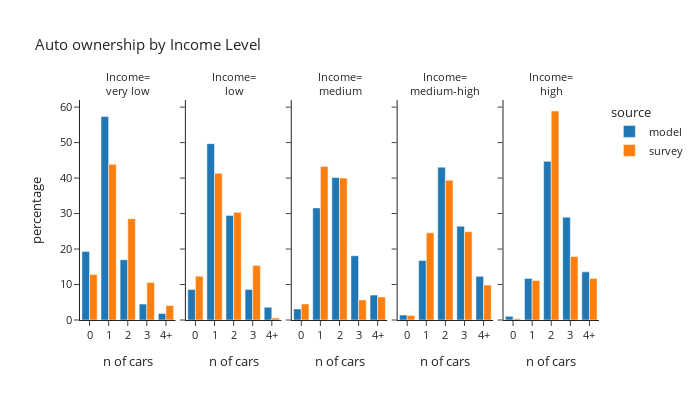

The notebook cell this image was saved under:
### Code cell
plot_auto(hh,'hhincome_group','Income Level', 'Income')

### Figure 1 — Plotly figure (JSON) as saved in the notebook; plotly's stock layout.template omitted (floating-point values rounded to 4 significant figures)
{"data": [{"alignmentgroup": "True", "hovertemplate": "source=model<br>hhincome_group=very low<br>auto_ownership_simple=%{x}<br>percentage=%{y}<extra></extra>", "legendgroup": "model", "marker": {"color": "#1F77B4", "pattern": {"shape": ""}}, "name": "model", "offsetgroup": "model", "orientation": "v", "showlegend": true, "textposition": "auto", "type": "bar", "x": ["0", "1", "2", "3", "4+"], "xaxis": "x", "y": [19.34, 57.37, 16.99, 4.486, 1.812], "yaxis": "y"}, {"alignmentgroup": "True", "hovertemplate": "source=model<br>hhincome_group=low<br>auto_ownership_simple=%{x}<br>percentage=%{y}<extra></extra>", "legendgroup": "model", "marker": {"color": "#1F77B4", "pattern": {"shape": ""}}, "name": "model", "offsetgroup": "model", "orientation": "v", "showlegend": false, "textposition": "auto", "type": "bar", "x": ["0", "1", "2", "3", "4+"], "xaxis": "x2", "y": [8.58, 49.71, 29.49, 8.622, 3.603], "yaxis": "y2"}, {"alignmentgroup": "True", "hovertemplate": "source=model<br>hhincome_group=medium<br>auto_ownership_simple=%{x}<br>percentage=%{y}<extra></extra>", "legendgroup": "model", "marker": {"color": "#1F77B4", "pattern": {"shape": ""}}, "name": "model", "offsetgroup": "model", "orientation": "v", "showlegend": false, "textposition": "auto", "type": "bar", "x": ["0", "1", "2", "3", "4+"], "xaxis": "x3", "y": [3.115, 31.6, 40.14, 18.11, 7.026], "yaxis": "y3"}, {"alignmentgroup": "True", "hovertemplate": "source=model<br>hhincome_group=medium-high<br>auto_ownership_simple=%{x}<br>percentage=%{y}<extra></extra>", "legendgroup": "model", "marker": {"color": "#1F77B4", "pattern": {"shape": ""}}, "name": "model", "offsetgroup": "model", "orientation": "v", "showlegend": false, "textposition": "auto", "type": "bar", "x": ["0", "1", "2", "3", "4+"], "xaxis": "x4", "y": [1.381, 16.77, 43.09, 26.46, 12.3], "yaxis": "y4"}, {"alignmentgroup": "True", "hovertemplate": "source=model<br>hhincome_group=high<br>auto_ownership_simple=%{x}<br>percentage=%{y}<extra></extra>", "legendgroup": "model", "marker": {"color": "#1F77B4", "pattern": {"shape": ""}}, "name": "model", "offsetgroup": "model", "orientation": "v", "showlegend": false, "textposition": "auto", "type": "bar", "x": ["0", "1", "2", "3", "4+"], "xaxis": "x5", "y": [1.025, 11.7, 44.72, 28.98, 13.57], "yaxis": "y5"}, {"alignmentgroup": "True", "hovertemplate": "source=survey<br>hhincome_group=very low<br>auto_ownership_simple=%{x}<br>percentage=%{y}<extra></extra>", "legendgroup": "survey", "marker": {"color": "#FF7F0E", "pattern": {"shape": ""}}, "name": "survey", "offsetgroup": "survey", "orientation": "v", "showlegend": true, "textposition": "auto", "type": "bar", "x": ["0", "1", "2", "3", "4+"], "xaxis": "x", "y": [12.83, 43.89, 28.57, 10.59, 4.113], "yaxis": "y"}, {"alignmentgroup": "True", "hovertemplate": "source=survey<br>hhincome_group=low<br>auto_ownership_simple=%{x}<br>percentage=%{y}<extra></extra>", "legendgroup": "survey", "marker": {"color": "#FF7F0E", "pattern": {"shape": ""}}, "name": "survey", "offsetgroup": "survey", "orientation": "v", "showlegend": false, "textposition": "auto", "type": "bar", "x": ["0", "1", "2", "3", "4+"], "xaxis": "x2", "y": [12.37, 41.35, 30.35, 15.38, 0.5522], "yaxis": "y2"}, {"alignmentgroup": "True", "hovertemplate": "source=survey<br>hhincome_group=medium<br>auto_ownership_simple=%{x}<br>percentage=%{y}<extra></extra>", "legendgroup": "survey", "marker": {"color": "#FF7F0E", "pattern": {"shape": ""}}, "name": "survey", "offsetgroup": "survey", "orientation": "v", "showlegend": false, "textposition": "auto", "type": "bar", "x": ["0", "1", "2", "3", "4+"], "xaxis": "x3", "y": [4.527, 43.28, 40.01, 5.672, 6.508], "yaxis": "y3"}, {"alignmentgroup": "True", "hovertemplate": "source=survey<br>hhincome_group=medium-high<br>auto_ownership_simple=%{x}<br>percentage=%{y}<extra></extra>", "legendgroup": "survey", "marker": {"color": "#FF7F0E", "pattern": {"shape": ""}}, "name": "survey", "offsetgroup": "survey", "orientation": "v", "showlegend": false, "textposition": "auto", "type": "bar", "x": ["0", "1", "2", "3", "4+"], "xaxis": "x4", "y": [1.285, 24.58, 39.37, 24.9, 9.868], "yaxis": "y4"}, {"alignmentgroup": "True", "hovertemplate": "source=survey<br>hhincome_group=high<br>auto_ownership_simple=%{x}<br>percentage=%{y}<extra></extra>", "legendgroup": "survey", "marker": {"color": "#FF7F0E", "pattern": {"shape": ""}}, "name": "survey", "offsetgroup": "survey", "orientation": "v", "showlegend": false, "textposition": "auto", "type": "bar", "x": ["0", "1", "2", "3", "4+"], "xaxis": "x5", "y": [0.3304, 11.14, 58.91, 17.9, 11.72], "yaxis": "y5"}], "layout": {"annotations": [{"font": {}, "showarrow": false, "text": "Income=<br>very low", "x": 0.092, "xanchor": "center", "xref": "paper", "y": 1, "yanchor": "bottom", "yref": "paper"}, {"font": {}, "showarrow": false, "text": "Income=<br>low", "x": 0.296, "xanchor": "center", "xref": "paper", "y": 1, "yanchor": "bottom", "yref": "paper"}, {"font": {}, "showarrow": false, "text": "Income=<br>medium", "x": 0.5, "xanchor": "center", "xref": "paper", "y": 1, "yanchor": "bottom", "yref": "paper"}, {"font": {}, "showarrow": false, "text": "Income=<br>medium-high", "x": 0.704, "xanchor": "center", "xref": "paper", "y": 1, "yanchor": "bottom", "yref": "paper"}, {"font": {}, "showarrow": false, "text": "Income=<br>high", "x": 0.908, "xanchor": "center", "xref": "paper", "y": 1, "yanchor": "bottom", "yref": "paper"}], "barmode": "group", "font": {"size": 11}, "height": 400, "legend": {"title": {"text": "source"}, "tracegroupgap": 0}, "title": {"text": "Auto ownership by Income Level"}, "width": 700, "xaxis": {"anchor": "y", "domain": [0, 0.184], "title": {"text": "n of cars"}}, "xaxis2": {"anchor": "y2", "domain": [0.204, 0.388], "matches": "x", "title": {"text": "n of cars"}}, "xaxis3": {"anchor": "y3", "domain": [0.408, 0.592], "matches": "x", "title": {"text": "n of cars"}}, "xaxis4": {"anchor": "y4", "domain": [0.612, 0.796], "matches": "x", "title": {"text": "n of cars"}}, "xaxis5": {"anchor": "y5", "domain": [0.816, 1], "matches": "x", "title": {"text": "n of cars"}}, "yaxis": {"anchor": "x", "domain": [0, 1], "title": {"text": "percentage"}}, "yaxis2": {"anchor": "x2", "domain": [0, 1], "matches": "y", "showticklabels": false}, "yaxis3": {"anchor": "x3", "domain": [0, 1], "matches": "y", "showticklabels": false}, "yaxis4": {"anchor": "x4", "domain": [0, 1], "matches": "y", "showticklabels": false}, "yaxis5": {"anchor": "x5", "domain": [0, 1], "matches": "y", "showticklabels": false}}}
